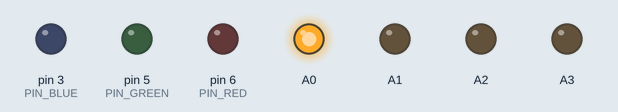
This sketch was run on a simulated Arduino Uno, built with avr-gcc and run on an emulated ATmega328P. Shown: output pins drawn as LEDs (lit = HIGH).

Above: at 0.2 s.
At 1.2 s:
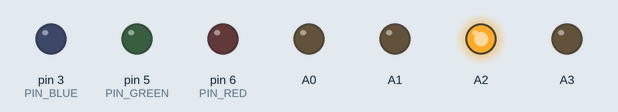
At 1.7 s:
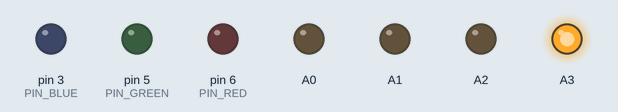
At 2.2 s:
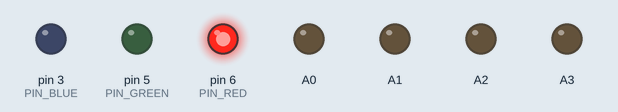
At 3.2 s:
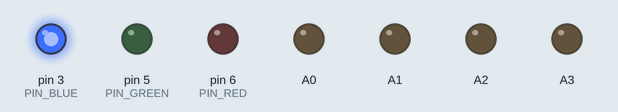
At 4.7 s:
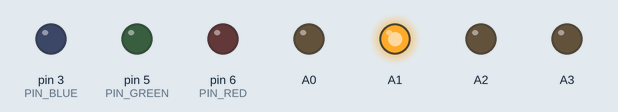
Timing chart, 0 to 5.2 s (numbered marks = the images above):
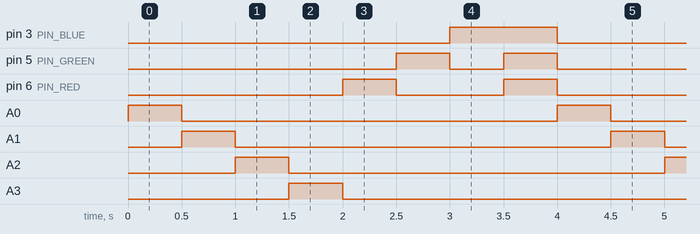

Measured:
- by itself, pin 3 (PIN_BLUE): alternates HIGH for 1.0 s and LOW for 3.0 s
- by itself, pin 5 (PIN_GREEN): repeats every 4.0 s: LOW 0.50 s, HIGH 0.50 s, LOW 2.5 s, HIGH 0.50 s
- by itself, pin 6 (PIN_RED): repeats every 4.0 s: LOW 1.0 s, HIGH 0.50 s, LOW 2.0 s, HIGH 0.50 s
- by itself, A0–3: alternates HIGH for 0.50 s and LOW for 3.5 s

The sketch:

TesteBasico.ino
```cpp
/*
  Software serial multple serial test

 */

#define PIN_RED 6
#define PIN_GREEN 5
#define PIN_BLUE 3

void setup()
{

  pinMode(A0, OUTPUT);
  pinMode(A1, OUTPUT);
  pinMode(A2, OUTPUT);
  pinMode(A3, OUTPUT);

  Serial.begin(9600);
  analogWrite(6, 0);
  analogWrite(5, 0);
  analogWrite(3, 0);

}

void loop()
{

  digitalWrite(A0, HIGH);
  delay(500);
  digitalWrite(A0, LOW);
  digitalWrite(A1, HIGH);
  delay(500);
  digitalWrite(A1, LOW);
  digitalWrite(A2, HIGH);
  delay(500);
  digitalWrite(A2, LOW);
  digitalWrite(A3, HIGH);
  delay(500);
  digitalWrite(A3, LOW);
  analogWrite(PIN_RED, 255);
  delay(500);
  digitalWrite(PIN_RED, 0);
  analogWrite(PIN_GREEN, 255);
  delay(500);
  digitalWrite(PIN_GREEN, 0);
  analogWrite(PIN_BLUE, 255);
  delay(500);
  analogWrite(PIN_BLUE, 255);
  analogWrite(PIN_RED, 255);
  analogWrite(PIN_GREEN, 255);
  delay(500);
  analogWrite(PIN_BLUE, 0);
  analogWrite(PIN_RED, 0);
  analogWrite(PIN_GREEN, 0);


}
```
